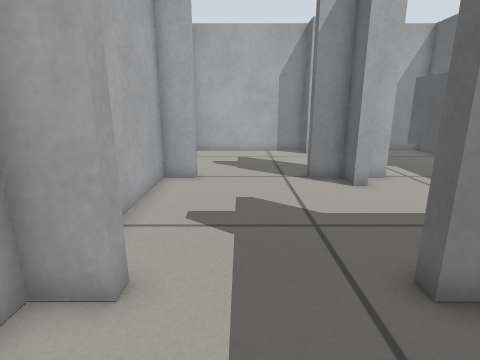
view 1 (above)

16 first-person views from a walk through a world built for the Gazebo simulator. The camera is 0.53 m above the floor, tilts 14° down and sees 80° across. The floor is counted in squares, 0.2 m on a side. Each view is taken from the middle of a square. On the plan, view 1 faces up. The plan holds only what a view shows up to about 19 squares ahead; the rest is blank.

view 2
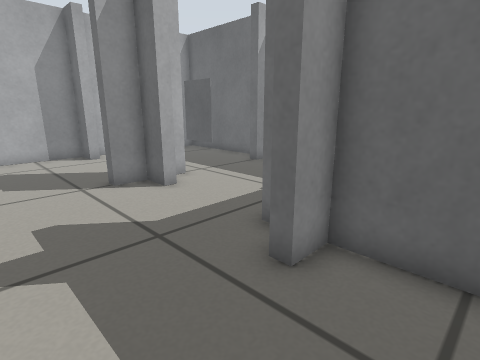

view 3
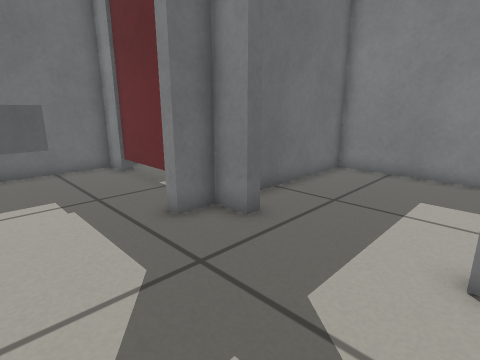

view 4
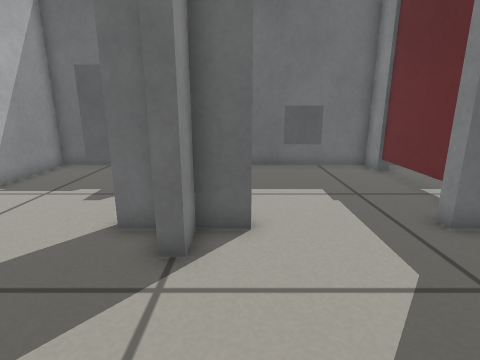

view 5
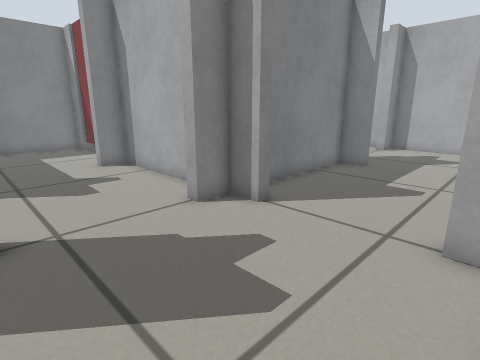

view 6
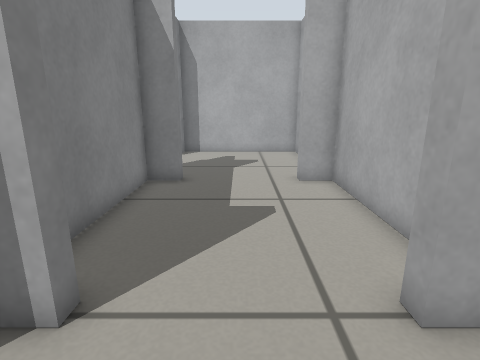

view 7
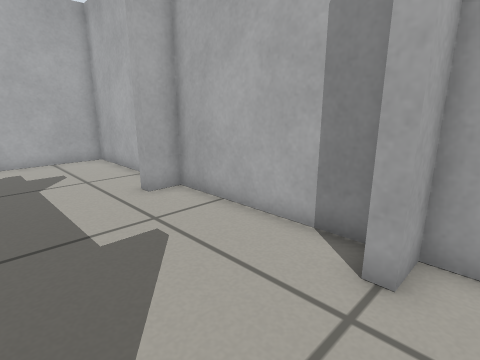

view 8
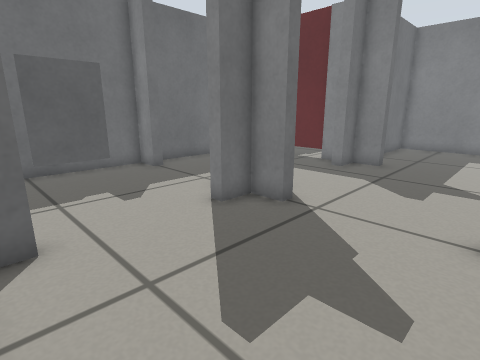

view 9
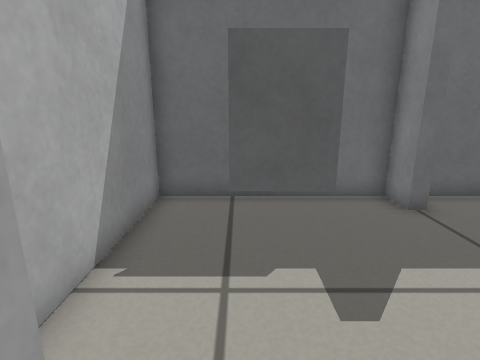

view 10
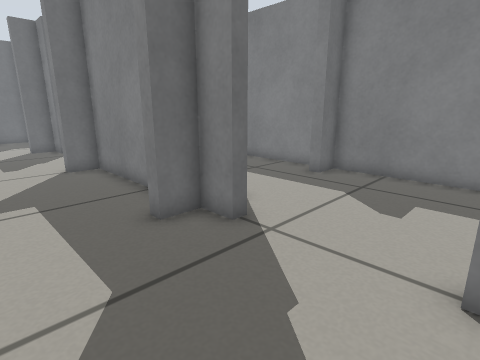

view 11
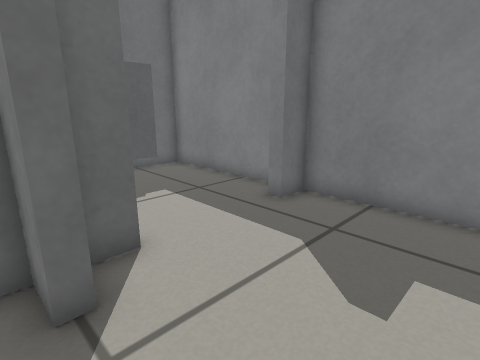

view 12
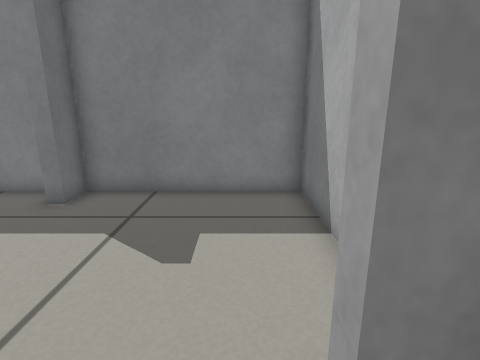

view 13
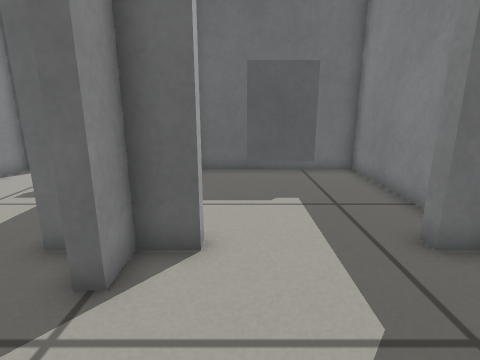

view 14
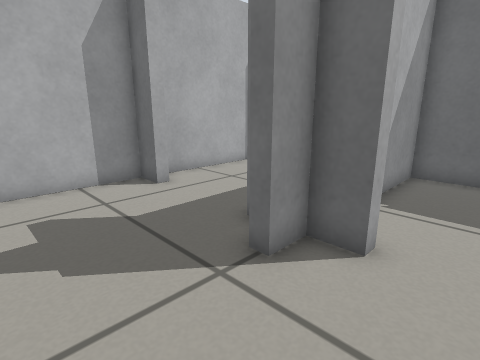

view 15
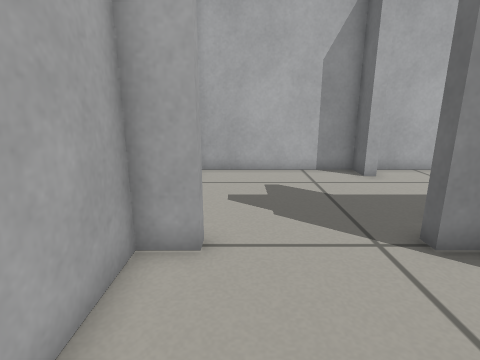

view 16
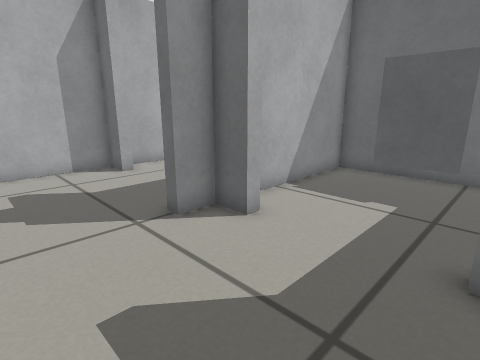

### Floor plan
Key: @ floor where view 1 was taken; # wall or solid block; . floor; T thing the floor can be seen under or through.
Columns run from 18 left of view 1 to 12 right of it. Each row starts with its distance up from view 1.
 19 ###############################
 18 #......#.......#......#.......#
 17 #.............................#
 16 #..........................T..#
 15 #..........................T..#
 14 #..........................T..#
 13 #.............................#
 12 #......#.......#......#.......#
 11 ##....###########....###.....##
 10 #......#.......#......#.......#
  9 #..............#..............#
  8 #...........T..#...........#..#
  7 #...........T..#...........#..#
  6 #..............#..............#
  5 #......#.......#......#.......#
  4 #################....##########
  3                #......#
  2                 ......#
  1                 ......#
  0                 ..@...#
 -1                #......#
 -2                #......#
 -3                #......#
 -4                ########

Where each view was taken, in squares from view 1:
view 1: 0 up, 0 right, facing up
view 2: 1 up, 1 left, facing up-right
view 3: 9 up, 2 left, facing down-right
view 4: 10 up, 2 left, facing right
view 5: 18 up, 3 right, facing down-left
view 6: 15 up, 0 right, facing left
view 7: 13 up, 2 left, facing up-left
view 8: 18 up, 2 left, facing down-right
view 9: 16 up, 3 right, facing right
view 10: 16 up, 17 left, facing down-right
view 11: 12 up, 16 left, facing down-right
view 12: 13 up, 16 left, facing down
view 13: 9 up, 16 left, facing right
view 14: 8 up, 16 left, facing up-right
view 15: 6 up, 16 left, facing up
view 16: 5 up, 16 left, facing up-right
